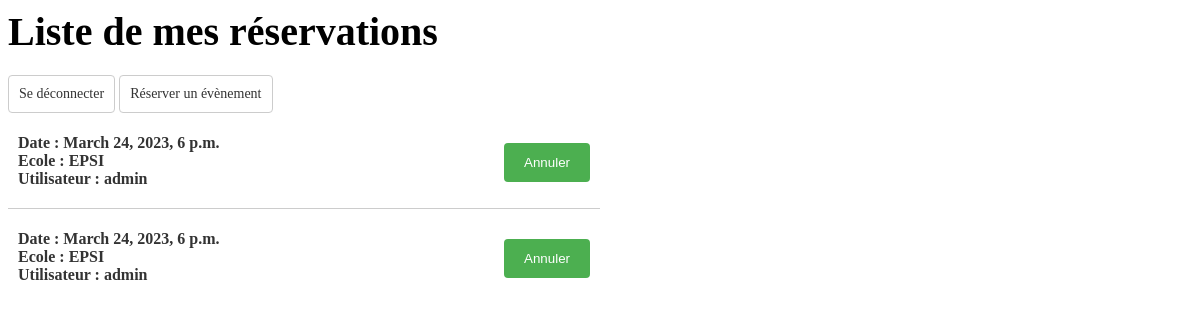
Page /reservations (signed in) on the committed database.
### reservation/models.py (models this page shows, shortened)
class Reservation(models.Model):
    user = models.ForeignKey(User, on_delete=models.CASCADE)
    event = models.ForeignKey(Event, on_delete=models.CASCADE)

class Event(models.Model):
    school = models.ForeignKey(School, on_delete=models.CASCADE)
    title = models.CharField(max_length=100)
    description = models.TextField()
    date = models.DateTimeField()
    available_seats = models.PositiveIntegerField(default=0)

class School(models.Model):
    name = models.CharField(max_length=100)
    address = models.CharField(max_length=200)
    def __str__(self):
        return self.name

### reservation/views.py (the view)
# urls.py: path('reservations', views.reservations_list, name='reservations'),
@login_required
def reservations_list(request):
    reservations = Reservation.objects.all()
    sorted_reservations = []
    for reservation in reservations:
        if reservation.user.id == request.user.id:
            sorted_reservations.append(reservation)
    return render(request, 'reservations.html', {'reservations' : sorted_reservations})

### reservation/templates/reservations.html (shortened to what this page needs)
{% load static %}
<html>
    <head>
        <link rel="stylesheet" href="{% static 'reservation/css.css' %}">
    </head>
    <body>
      <h1>Liste de mes réservations</h1> <a href="{% url 'logout' %}">Se déconnecter </a> <a href="/home">Réserver un évènement </a>
      <ul>
        {% for reservation in reservations %}
        <li>
          Date : {{ reservation.event.date }} <br>
          Ecole : {{ reservation.event.school }} <br>
          Utilisateur : {{ reservation.user.username }}
          <form method="post" action="{% url 'cancel_reserv' %}">
            <button type="submit">Annuler</button>
          </form>
        </li>
        {% empty %}
          <li>Aucune réservation</li>
        {% endfor %}
      </ul>
    </body>
</html>

### static/reservation/css.css (style rules this page uses)
h1 { font-size: 40px; font-weight: bold; margin-bottom: 20px; }
form button[type="submit"] { margin-top: 20px; background-color: #4CAF50; color: white; padding: 12px 20px; border: none; border-radius: 4px; cursor: pointer; }
ul { width: 50%; list-style-type: none; margin: 0; padding: 0; }
ul li { display: flex; justify-content: space-between; align-items: center; border-bottom: 1px solid #ccc; padding: 10px; }
ul li:last-child { border-bottom: none; }
ul li { font-size: 16px; font-weight: bold; color: #333; }
a { display: inline-block; padding: 10px; border: 1px solid #ccc; border-radius: 4px; text-decoration: none; color: #333; font-size: 14px; }

### rows in the picture
Reservation: event "March 24, 2023, 6 p.m.", event.school "EPSI", user.username "admin"
Reservation: event "March 24, 2023, 6 p.m.", event.school "EPSI", user.username "admin"
